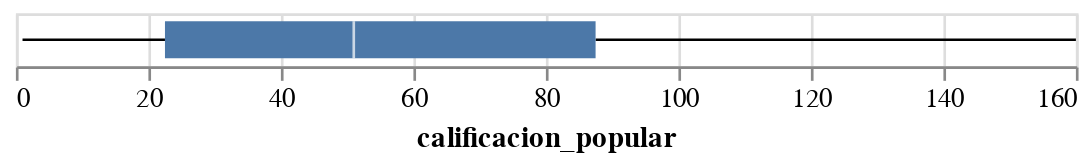

Notebook source saved alongside this figure:
### Markdown cell above
### calificacion_popular

### Code cell
alt.Chart(new_dogs_data[new_dogs_data['calificacion_popular'] != np.nan]).mark_boxplot(extent='min-max').encode(
    x='calificacion_popular:Q'
)

### Figure 1 — Vega-Lite specification as saved in the notebook (floating-point values rounded to 4 significant figures; data arrays with more than 128 entries replaced by an {"elided": "..."} marker saying what was removed)
{"config": {"view": {"continuousWidth": 400, "continuousHeight": 300}}, "data": {"name": "data-ff50a84928a98b77254eb97c3f6f42dd"}, "mark": {"type": "boxplot", "extent": "min-max"}, "encoding": {"x": {"field": "calificacion_popular", "type": "quantitative"}}, "$schema": "https://vega.github.io/schema/vega-lite/v4.17.0.json", "datasets": {"data-ff50a84928a98b77254eb97c3f6f42dd": {"elided": "172 records"}}}
